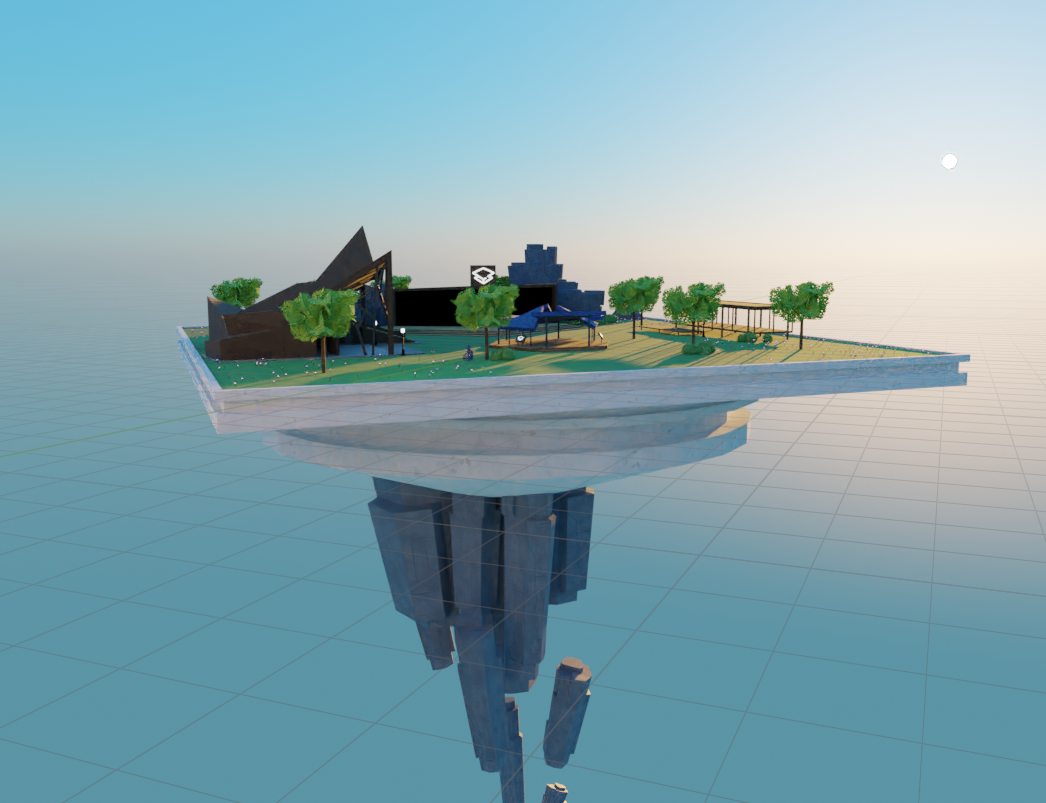
#> input picture OpenCVPython/g3.png, 1046 x 803 px
$ python drawArea.py
#> lines starting #> are read from the running program, lines starting #| are printed output that depends on the picture; after the words box and inside, x2 and y2 are one past the last pixel; in counts of white or black regions, pixels touching at a corner belong together
import numpy as numpy
import cv2

img = cv2.imread('g3.png', 1)
#> img is the input picture: shape (803, 1046, 3); mean B, G, R 175, 165.3, 131.1

img = cv2.line(img, (0,0), (255,255), (0,0,255), 3) #BGR color space (img, coord1, coord2, color, thickness)
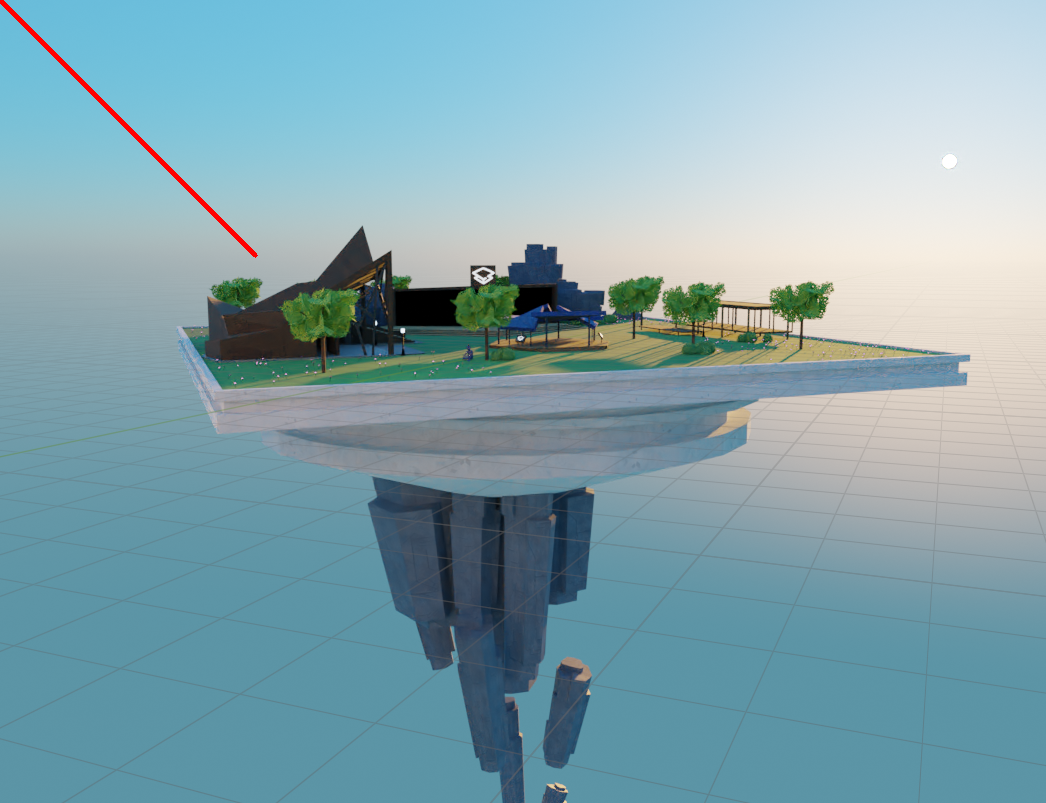
#> img: shape (803, 1046, 3); 0.21% of pixels changed, all inside (x1, y1, x2, y2) = (0, 0, 258, 258)

cv2.imshow('image', img)

cv2.waitKey(0)
cv2.destroyAllWindows()
